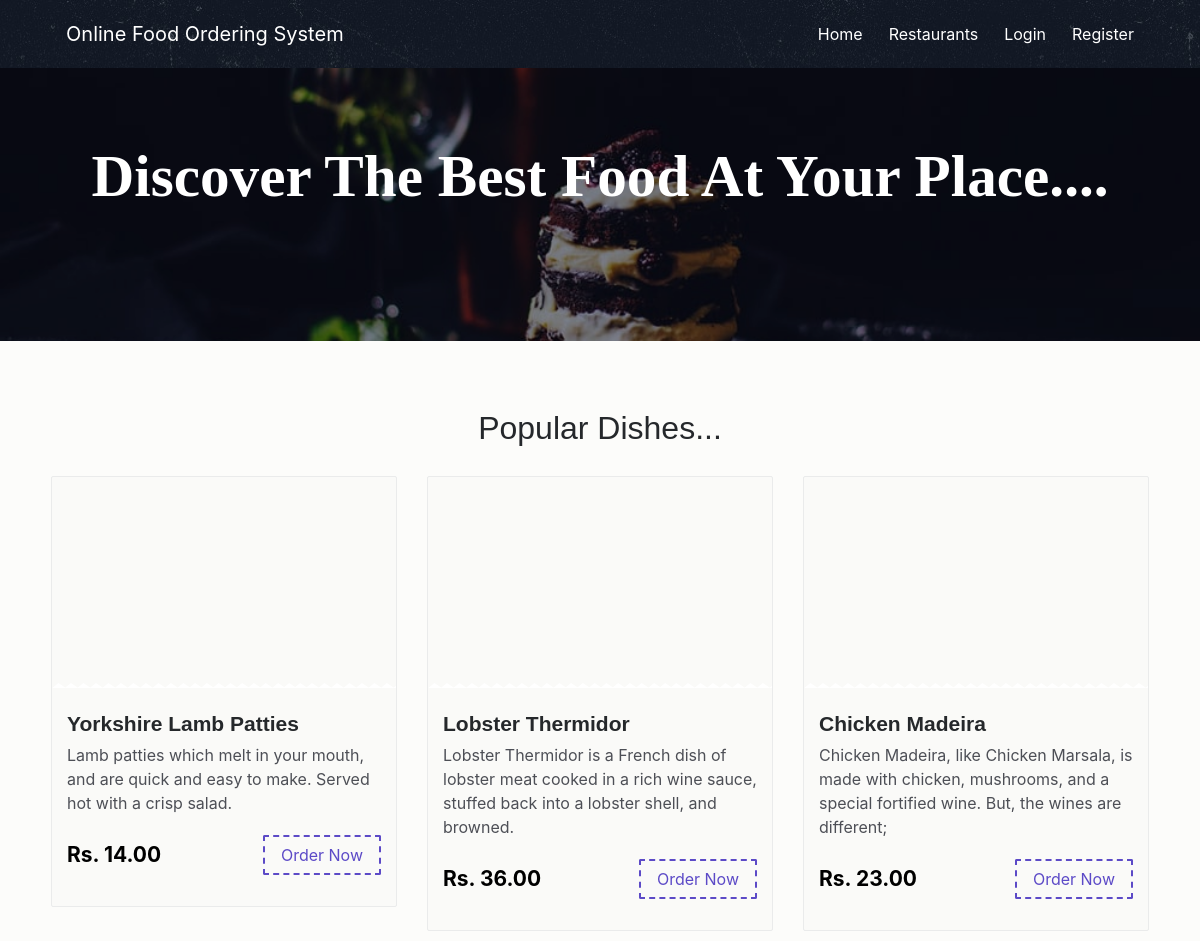
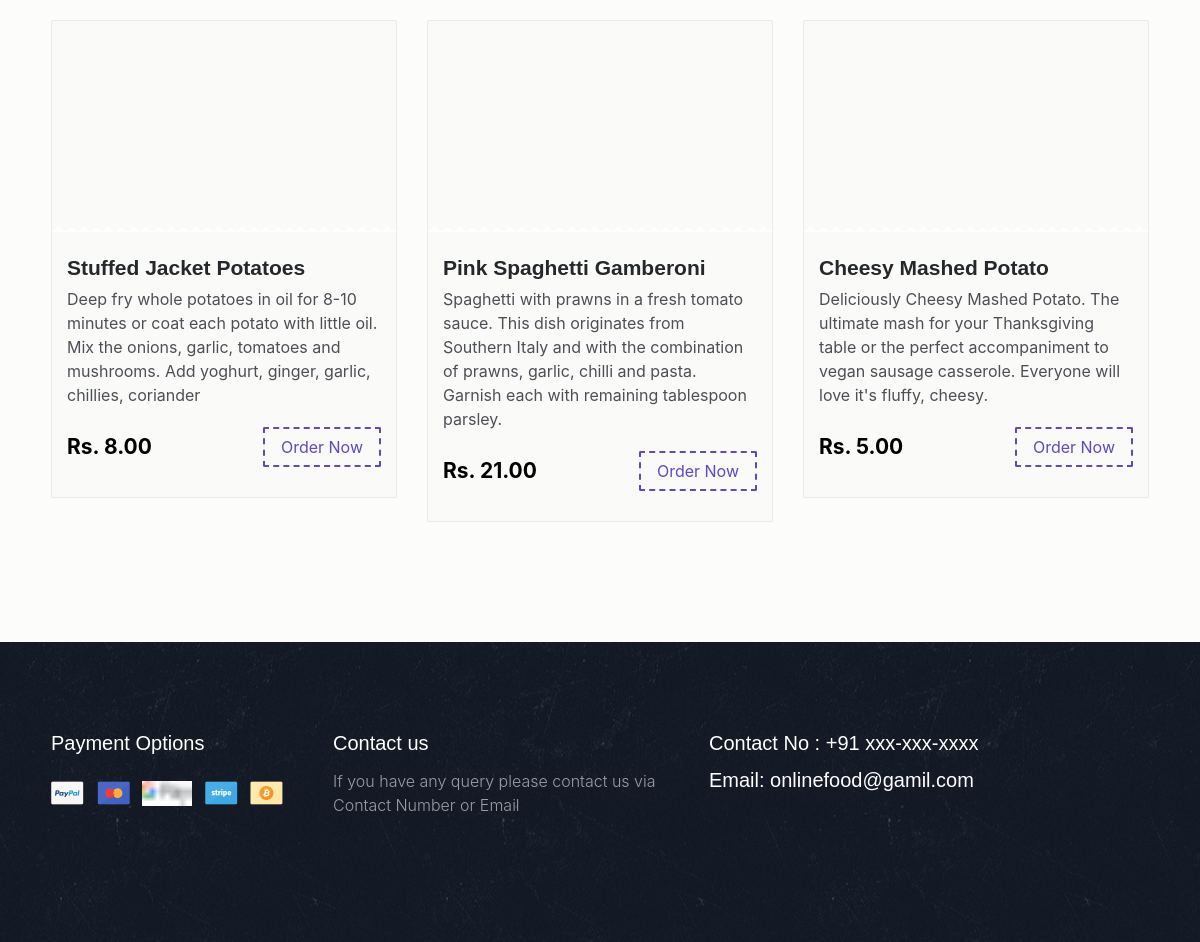
The page / on the database its author committed (2 pictures, top to bottom).
### tables this page shows
CREATE TABLE `dishes` (
  `d_id` int(222) NOT NULL,
  `rs_id` int(222) NOT NULL,
  `title` varchar(222) NOT NULL,
  `slogan` varchar(222) NOT NULL,
  `price` decimal(10,2) NOT NULL,
  `img` varchar(222) NOT NULL
);

### index.php (the view, shortened to what this page needs)
<!DOCTYPE html>
<html lang="en">
<?php
include("connection/connect.php");
?>
<head>
    <link href="css/bootstrap.min.css" rel="stylesheet">
    <link href="css/font-awesome.min.css" rel="stylesheet">
    <link href="css/animsition.min.css" rel="stylesheet">
    <link href="css/animate.css" rel="stylesheet">
    <link href="css/style.css" rel="stylesheet">
</head>
<body class="home">
        <header id="header" class="header-scroll top-header headrom">
            <nav class="navbar navbar-dark">
                <div class="container">
                    <a class="navbar-brand" href="index.php"> Online Food Ordering System </a>
                    <div class="collapse navbar-toggleable-md  float-lg-right" id="mainNavbarCollapse">
                        <ul class="nav navbar-nav">
                            <li class="nav-item"> <a class="nav-link active" href="index.php">Home <span class="sr-only">(current)</span></a> </li>
                            <li class="nav-item"> <a class="nav-link active" href="restaurants.php">Restaurants <span class="sr-only"></span></a> </li>
							<?php
						if(empty($_SESSION["user_id"]))
							{
								echo '<li class="nav-item"><a href="login.php" class="nav-link active">Login</a> </li>
							  <li class="nav-item"><a href="registration.php" class="nav-link active">Register</a> </li>';
							}
						else
							{
									echo  '<li class="nav-item"><a href="your_orders.php" class="nav-link active">My Orders</a> </li>';
									echo  '<li class="nav-item"><a href="logout.php" class="nav-link active">Logout</a> </li>';
							}
						?>
                        </ul>
                    </div>
                </div>
            </nav>
        </header>
        <section class="hero bg-image" data-image-src="images/img/pimg.jpg">
            <div class="hero-inner">
                <div class="container text-center hero-text font-white">
                    <h1>Discover The Best Food At Your Place....</h1>
                </div>
            </div>
        </section>
        <section class="popular">
            <div class="container">
                <div class="title text-xs-center m-b-30">
                    <h2>Popular Dishes...</h2>
                </div>
                <div class="row">
						<?php
						$query_res= mysqli_query($db,"select * from dishes LIMIT 6");
                                while($r=mysqli_fetch_array($query_res))
                                {
                                    echo '  <div class="col-xs-12 col-sm-6 col-md-4 food-item">
                                            <div class="food-item-wrap">
                                                <div class="figure-wrap bg-image" data-image-src="admin/Res_img/dishes/'.$r['img'].'"></div>
                                                <div class="content">
                                                    <h5><a href="dishes.php?res_id='.$r['rs_id'].'">'.$r['title'].'</a></h5>
                                                    <div class="product-name">'.$r['slogan'].'</div>
                                                    <div class="price-btn-block"> <span class="price">Rs. '.$r['price'].'</span> <a href="dishes.php?res_id='.$r['rs_id'].'" class="btn theme-btn-dash pull-right">Order Now</a> </div>
                                                </div>
                                            </div>
                                    </div>';
                                }
						?>
                </div>
            </div>
        </section>
        <footer class="footer">
            <div class="container">
                <div class="bottom-footer">
                    <div class="row">
                        <div class="col-xs-12 col-sm-3 payment-options color-gray">
                            <h5>Payment Options</h5>
                            <ul>
                                <li>
                                    <a href="#"> <img src="images/paypal.png" alt="Paypal"> </a>
                                </li>
                                <li>
                                    <a href="#"> <img src="images/mastercard.png" alt="Mastercard"> </a>
                                </li>
                                <li>
                                    <a href="#"> <img src="images\gpay.png" alt="Maestro"> </a>
                                </li>
                                <li>
                                    <a href="#"> <img src="images/stripe.png" alt="Stripe"> </a>
                                </li>
                                <li>
                                    <a href="#"> <img src="images/bitcoin.png" alt="Bitcoin"> </a>
                                </li>
                            </ul>
                        </div>
                        <div class="col-xs-12 col-sm-4 address color-gray">
                                    <h5>Contact us</h5>
                                    <p>If you have any query please contact us via Contact Number or Email</p>
                        </div>
                                <div class="col-xs-12 col-sm-5 additional-info color-gray">
                                <h5>Contact No : +91 xxx-xxx-xxxx</h5>
                                    <h5>Email: onlinefood@gamil.com</h5>
                                </div>
                    </div>
                </div>
            </div>
        </footer>
</body>
</html>

### css/style.css (style rules this page uses)
body { background: rgba(252, 251, 249, 0.68); font-size: 16px; color: #4d4f56; font-weight: 400; overflow-x: hidden; }
.h1, .h2, .h3, .h4, .h5, .h6, h1, h2, h3, h4, h5, h6 { font-family: "Source Sans Pro", sans-serif; color: #25282b; }
a { color: #5c4ac7; }
ul { list-style-type: none; padding: 0; }
.container { max-width: 1270px; width: 94%; }
.form-control-lg, .dropdown-menu, .btn, .btn-group-lg > .btn, .btn-lg, .img-rounded { border-radius: 2px; }
.btn { transition: all 0.4s; }
.theme-btn-dash { border: 2px dashed #5c4ac7; background-color: transparent; color: #5c4ac7; }
.m-b-30 { margin-bottom: 30px; }
.font-white { color: #fff; }
#header { position: fixed; width: 100%; border: 0; z-index: 99; }
.navbar { background-image: url("../images/menu-bg.jpg"); padding: 0.95rem 1rem; border-radius: 0; }
.navbar-nav .nav-item { padding-left: 10px; }
.hero { padding-top: 12%; padding-bottom: 6%; text-align: center; position: relative; }
.hero h1 { font-family: "Give You Glory", cursive; color: #fff; font-size: 3.7em; font-weight: 700; }
.hero:before { content: ""; display: block; height: 100%; position: absolute; top: 0; left: 0; width: 100%; z-index: 1; background-color: rgba(7, 6, 29, 0.37); }
.hero .hero-inner { position: relative; z-index: 1; }
.popular { padding: 70px 0 90px; background-size: 100%; }
.food-item-wrap { border: 1px solid #eaebeb; border-radius: 2px; overflow: hidden; margin-bottom: 30px; background: #fafaf8; }
.food-item-wrap h5 a { color: #25282b; font-size: 21px; font-weight: 600; }
.food-item-wrap .price { font-size: 21px; font-weight: 700; color: #000; margin-top: 4px; display: inline-block; }
.food-item-wrap .product-name { margin-bottom: 20px; }
.food-item-wrap .content { padding: 25px 15px 35px; }
.food-item-wrap .figure-wrap { position: relative; height: 210px; }
.food-item-wrap .figure-wrap:after { position: absolute; bottom: -1px; left: 0; content: ""; background: url(../images/zig-zag.png); width: 100%; height: 5px; }
footer { background: url(../images/pattern.png) center repeat; padding: 90px 0; z-index: 1; position: relative; }
.payment-options ul li { display: inline-block; margin-right: 8px; }
footer h5 { color: #fff; font-family: "Source Sans Pro", sans-serif; margin-bottom: 15px; }
footer p, footer, footer span { font-weight: 300; color: #9c9da5; }
footer ul li { margin-bottom: 6px; }
footer ul li a { color: #9c9da5; transition: all 0.3s; }
.address p { margin-bottom: 35px; }
footer li a { line-height: 20px; display: inline-block; }
.payment-options ul { margin-top: 10px; float: left; width: 100%; }

### rows shown on the page
dishes: title "Yorkshire Lamb Patties", slogan "Lamb patties which melt in your mouth, and are quick and easy to make. Served hot with a crisp salad.", price "14.00"
dishes: title "Lobster Thermidor", slogan "Lobster Thermidor is a French dish of lobster meat cooked in a rich wine sauce, stuffed back into a lobster shell, and browned.", price "36.00"
dishes: title "Chicken Madeira", slogan "Chicken Madeira, like Chicken Marsala, is made with chicken, mushrooms, and a special fortified wine. But, the wines are different;", price "23.00"
dishes: title "Stuffed Jacket Potatoes", slogan "Deep fry whole potatoes in oil for 8-10 minutes or coat each potato with little oil. Mix the onions, garlic, tomatoes and mushrooms. Add yoghurt, ginger, garlic, chillies, coriander", price "8.00"
dishes: title "Pink Spaghetti Gamberoni", slogan "Spaghetti with prawns in a fresh tomato sauce. This dish originates from Southern Italy and with the combination of prawns, garlic, chilli and pasta. Garnish each with remaining tablespoon parsley.", price "21.00"
dishes: title "Cheesy Mashed Potato", slogan "Deliciously Cheesy Mashed Potato. The ultimate mash for your Thanksgiving table or the perfect accompaniment to vegan sausage casserole. Everyone will love it's fluffy, cheesy.", price "5.00"
